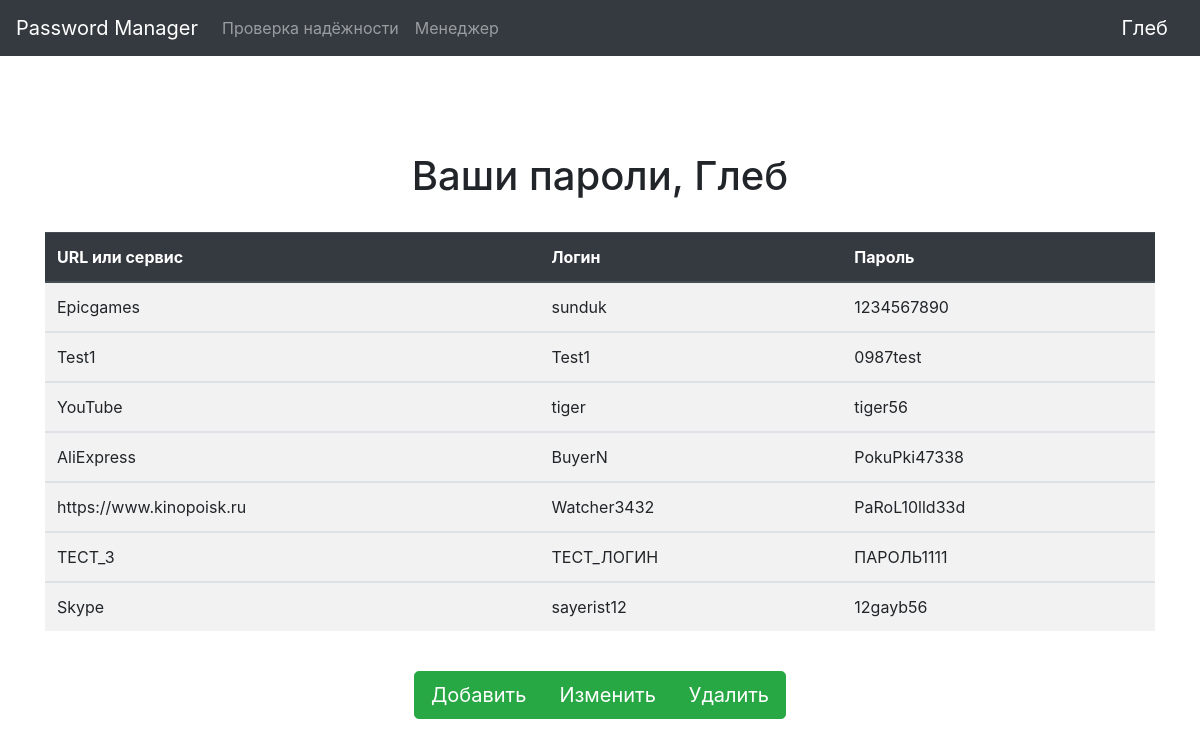
Screenshot of /manager (signed in) with the database file from the repository.
### data/users.py (models this page shows, shortened)
class User(SqlAlchemyBase, UserMixin, SerializerMixin):
    __tablename__ = 'users'
    id = sqlalchemy.Column(sqlalchemy.Integer, primary_key=True, autoincrement=True)
    name = sqlalchemy.Column(sqlalchemy.String, nullable=True)
    email = sqlalchemy.Column(sqlalchemy.String, index=True, unique=True, nullable=True)
    hashed_password = sqlalchemy.Column(sqlalchemy.String, nullable=True)
    created_date = sqlalchemy.Column(sqlalchemy.DateTime, default=datetime.datetime.now)
    passwords = orm.relation("Password", back_populates='user')

### data/passwords.py (models this page shows)
class Password(SqlAlchemyBase, SerializerMixin):
    __tablename__ = 'passwords'
    id = sqlalchemy.Column(sqlalchemy.Integer, primary_key=True, autoincrement=True)
    url = sqlalchemy.Column(sqlalchemy.String, nullable=False)
    login = sqlalchemy.Column(sqlalchemy.String, nullable=True)
    password = sqlalchemy.Column(sqlalchemy.String, nullable=True)
    user_id = sqlalchemy.Column(sqlalchemy.Integer, sqlalchemy.ForeignKey("users.id"))
    user = orm.relation('User')

### main.py (the view)
    @app.route("/manager")
    def manager():
        if current_user.is_authenticated:
            session = db_session.create_session()
            passwords = session.query(Password).filter(Password.user == current_user)
            return render_template("manager.html", passwords=passwords)
        else:
            return render_template("manager.html")

### data/db_session.py (called while the page is built)
def create_session() -> Session:
    global __factory
    return __factory()

### templates/manager.html
{% extends "base.html" %}
{% block content %}
{% if current_user.is_authenticated %}
<center>
    <br><br><br><br>
    <h1>Ваши пароли, {{ current_user.name }}</h1><br>
    <div class="container">
        <table class="table table-striped">
            <thead class="thead-dark">
            <tr>
                <th scope="col">URL или сервис</th>
                <th scope="col">Логин</th>
                <th scope="col">Пароль</th>
            </tr>
            </thead>
            {% for item in passwords %}
            <tbody>
            <tr>
                <td>{{item.url}}</td>
                <td>{{item.login}}</td>
                <td>{{item.password}}</td>
            </tr>
            </tbody>
            {% endfor %}
        </table>
        <br>
        <div class="btn-group" role="group" aria-label="Basic example">
            <a type="button" href="add" class="btn btn-success btn-lg">Добавить</a>
            <a type="button" href="change" class="btn btn-success btn-lg">Изменить</a>
            <a type="button" href="delete" class="btn btn-success btn-lg">Удалить</a>
        </div>
    </div>
</center>
{% else %}
<center>
    <div class="alert alert-danger" role="alert">
        <h1 class="display-3">Чтобы воспользоваться менеджером войдите!</h1>
    </div>
</center>
{% endif %}
{% endblock %}

### templates/base.html (shortened to what this page needs)
<!doctype html>
<html lang="en">
<head>
    <link rel="stylesheet"
          href="https://stackpath.bootstrapcdn.com/bootstrap/4.4.1/css/bootstrap.min.css"
>
</head>
<body>
<nav class="navbar navbar-expand-lg navbar-dark bg-dark">
    <a class="navbar-brand" href="/">Password Manager</a>
    <div class="collapse navbar-collapse" id="navbarSupportedContent">
        <ul class="navbar-nav mr-auto">
            <li class="nav-item">
                <a class="nav-link" href="/testpass">Проверка надёжности</a>
            </li>
            <li class="nav-item">
                <a class="nav-link" href="/manager">Менеджер</a>
            </li>
        </ul>
        {% if current_user.is_authenticated %}
        <a class="navbar-brand" href="/logout">{{ current_user.name }}</a>
        {% endif %}
    </div>
</nav>
{% block content %}{% endblock %}
</body>
</html>

### rows the page displays
User: name "Глеб"
Password: url "Epicgames", login "sunduk", password "1234567890"
Password: url "Test1", login "Test1", password "0987test"
Password: url "YouTube", login "tiger", password "tiger56"
Password: url "AliExpress", login "BuyerN", password "PokuPki47338"
Password: url "https://www.kinopoisk.ru", login "Watcher3432", password "PaRoL10lld33d"
Password: url "ТЕСТ_3", login "ТЕСТ_ЛОГИН", password "ПАРОЛЬ1111"
Password: url "Skype", login "sayerist12", password "12gayb56"
